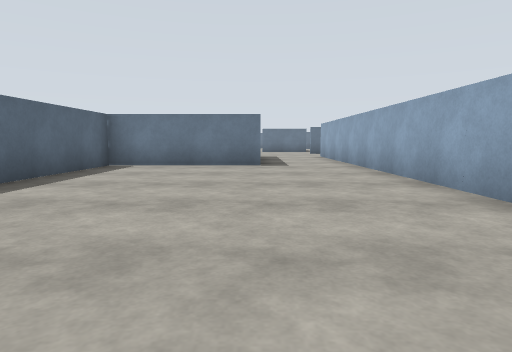
View 1 (above)

18 first-person views from a walk through a robot-simulator world made for Gazebo. The camera is 1.2 m above the floor, tilts 6° down and sees 75° across. The floor is counted in squares, 2 m on a side. Each view is taken from the middle of a square. On the plan, view 1 faces up. The plan holds only what a view shows up to about 9 squares ahead; the rest is blank.

View 2
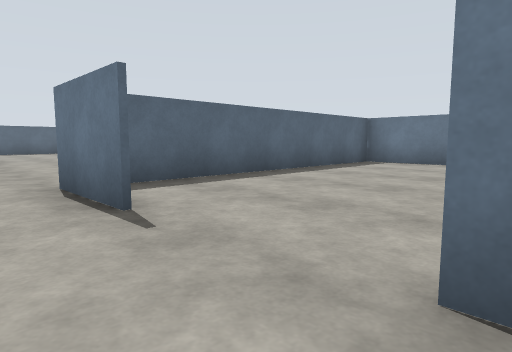

View 3
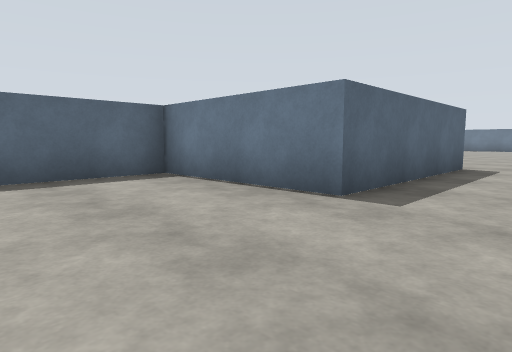

View 4
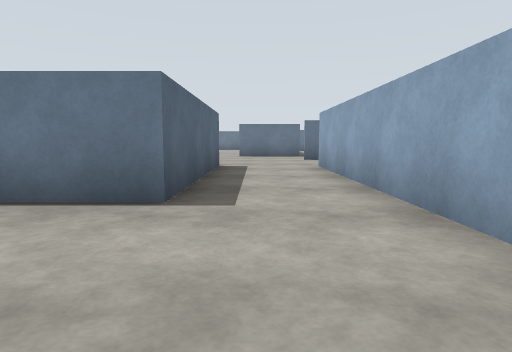

View 5
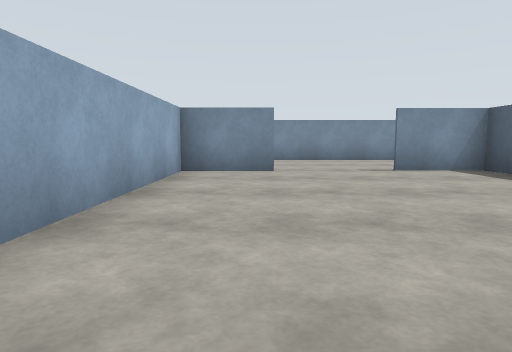

View 6
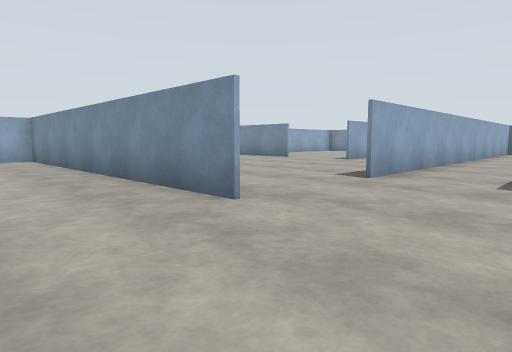

View 7
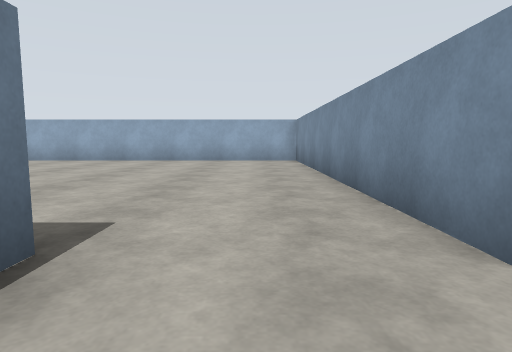

View 8
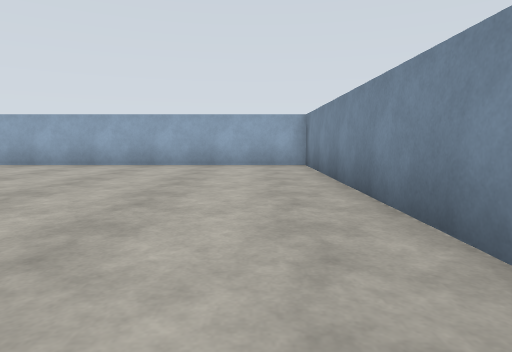

View 9
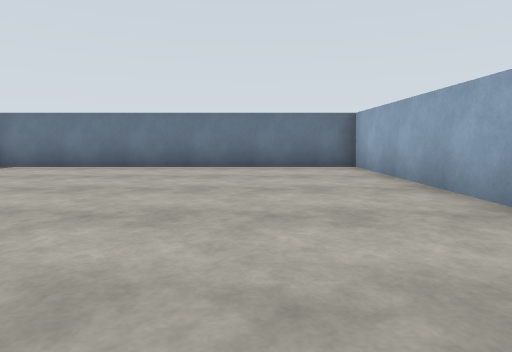

View 10
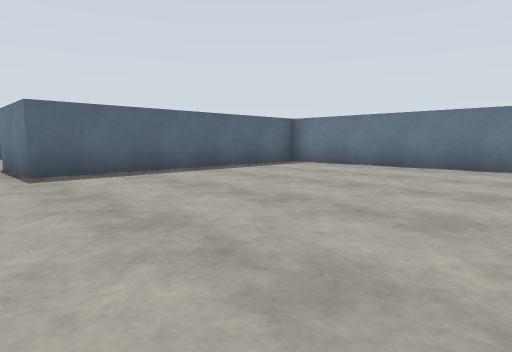

View 11
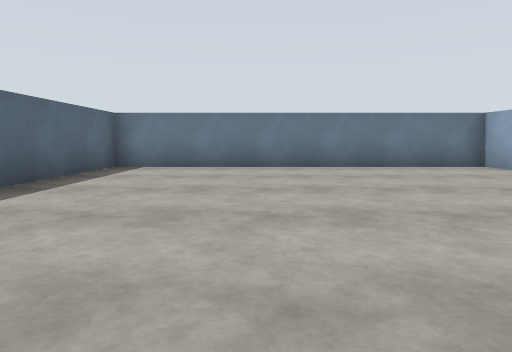

View 12
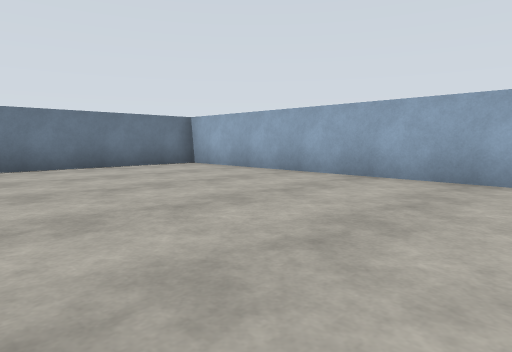

View 13
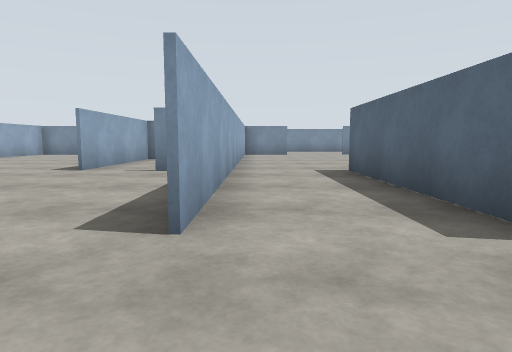

View 14
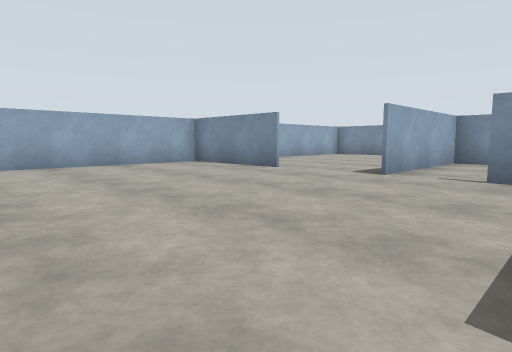

View 15
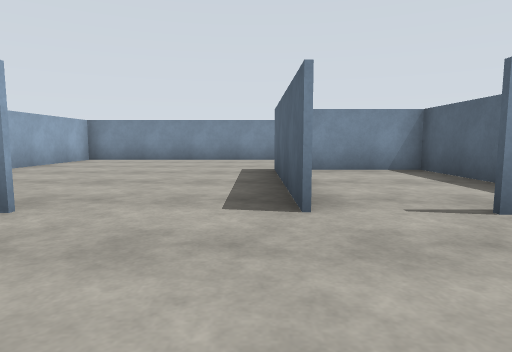

View 16
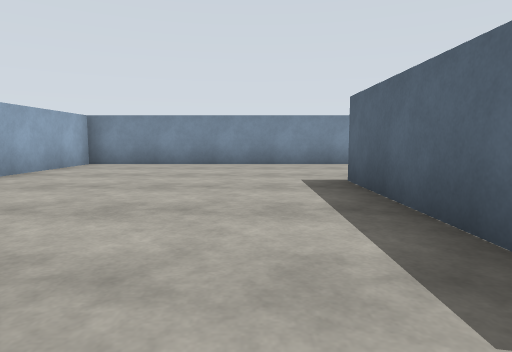

View 17
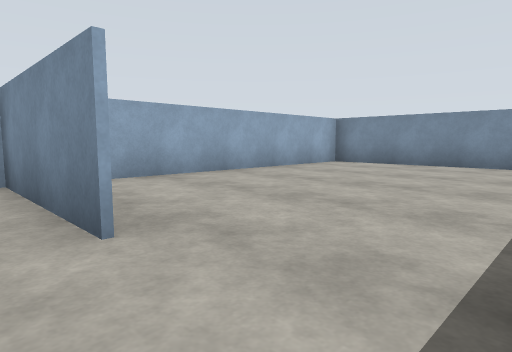

View 18
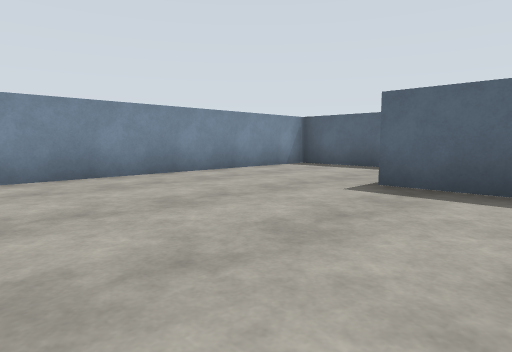

### Floor plan
Points are (right, up) in squares from view 1. A wall is a line through its corners. A room is listed if a view was taken in it or the views show most of it. See-through windows are left out.
Room 1 (views 1, 3, 4, 5)
walls: (0.6, 0.4) (3.1, 0.4); (2.5, 0.4) (2.5, 13); (0.1, 13.1) (0.1, 8.2) (-3.6, 8.2) (-3.6, 0.4) (-1.7, 0.4)
ways out: opening at (-0.5, 0) to room 2; opening at (1.5, 12.5) to room 2
Room 2 (views 2, 6, 7, 8, 13, 14, 15, 16, 17)
walls: (2.5, 15.8) (3.5, 15.8); (2.7, 18.2) (0.2, 18.2); (3.6, 8.3) (4.1, 8.3); (-1.7, 0.3) (-3.7, 0.3); (8, 8.3) (11.3, 8.3) (11.3, 13)
ways out: opening at (-0.5, 0) to room 1; opening at (1.5, 12.5) to room 1; opening at (3, 17) to room 3; opening at (7.5, 8) to room 4; opening at (5, 9) to room 5
Room 3 (views 9, 10, 11, 12)
walls: (3.5, 15.8) (11.3, 15.8) (11.3, 24.8) (2.7, 24.8) (2.7, 18.2)
ways out: opening at (3, 17) to room 2
Room 4 (view 18)
walls: (5.6, 8.3) (5.6, 3.9); (2.6, 2.6) (2.6, 0.6); (3.1, 0.4) (11.3, 0.4) (11.3, 7)
ways out: opening at (7.5, 8) to room 2
Room 5 (no view inside)
walls: (2.6, 6.3) (2.6, 4.1) (5.5, 4.1) (5.5, 8.3)
ways out: opening at (5, 9) to room 2

Where each view was taken, in squares from view 1:
view 1: 0 up, 0 right, facing up
view 2: 1 down, 1 right, facing up-left
view 3: 5 up, 2 right, facing up-left
view 4: 5 up, 1 right, facing up
view 5: 7 up, 1 right, facing down
view 6: 18 up, 0 right, facing down-right
view 7: 17 up, 1 right, facing right
view 8: 17 up, 3 right, facing right
view 9: 17 up, 9 right, facing up
view 10: 17 up, 9 right, facing up-left
view 11: 17 up, 6 right, facing up
view 12: 17 up, 6 right, facing up-right
view 13: 15 up, 2 right, facing down
view 14: 14 up, 3 right, facing down-right
view 15: 11 up, 6 right, facing down
view 16: 9 up, 7 right, facing down
view 17: 9 up, 6 right, facing down-right
view 18: 6 up, 10 right, facing down-left
